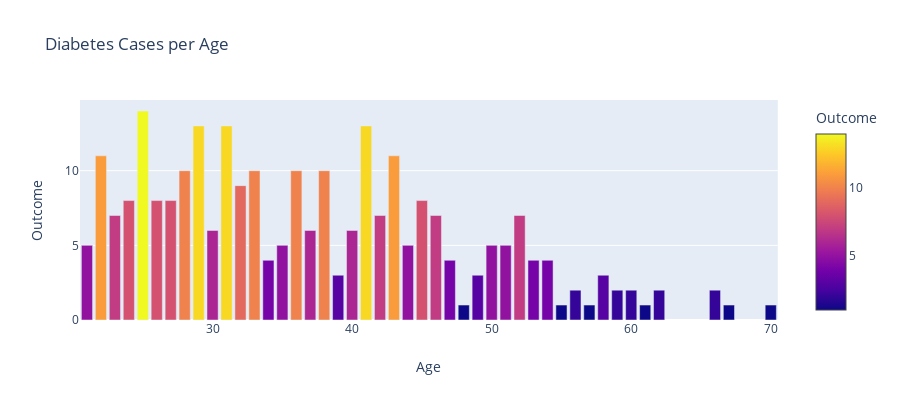

Notebook code for this chart:
### Code cell
diabestes_per_age = df.loc[df.Outcome == 1].groupby(['Age']).Outcome.sum().reset_index()
diabestes_per_age = diabestes_per_age.sort_values(by='Age')

fig = px.bar(diabestes_per_age, x='Age', 
             y='Outcome', 
             title='Diabetes Cases per Age',
             hover_data=['Age', 'Outcome'], 
             color='Outcome', 
             height=400)
fig.show()

### Figure 1 — Plotly figure (JSON) as saved in the notebook; plotly's stock layout.template omitted (floating-point values rounded to 4 significant figures)
{"data": [{"alignmentgroup": "True", "customdata": [[21, 5], [22, 11], [23, 7], [24, 8], [25, 14], [26, 8], [27, 8], [28, 10], [29, 13], [30, 6], [31, 13], [32, 9], [33, 10], [34, 4], [35, 5], [36, 10], [37, 6], [38, 10], [39, 3], [40, 6], [41, 13], [42, 7], [43, 11], [44, 5], [45, 8], [46, 7], [47, 4], [48, 1], [49, 3], [50, 5], [51, 5], [52, 7], [53, 4], [54, 4], [55, 1], [56, 2], [57, 1], [58, 3], [59, 2], [60, 2], [61, 1], [62, 2], [66, 2], [67, 1], [70, 1]], "hoverlabel": {"namelength": 0}, "hovertemplate": "Age=%{customdata[0]}<br>Outcome=%{marker.color}", "legendgroup": "", "marker": {"color": [5, 11, 7, 8, 14, 8, 8, 10, 13, 6, 13, 9, 10, 4, 5, 10, 6, 10, 3, 6, 13, 7, 11, 5, 8, 7, 4, 1, 3, 5, 5, 7, 4, 4, 1, 2, 1, 3, 2, 2, 1, 2, 2, 1, 1], "coloraxis": "coloraxis"}, "name": "", "offsetgroup": "", "orientation": "v", "showlegend": false, "textposition": "auto", "type": "bar", "x": [21, 22, 23, 24, 25, 26, 27, 28, 29, 30, 31, 32, 33, 34, 35, 36, 37, 38, 39, 40, 41, 42, 43, 44, 45, 46, 47, 48, 49, 50, 51, 52, 53, 54, 55, 56, 57, 58, 59, 60, 61, 62, 66, 67, 70], "xaxis": "x", "y": [5, 11, 7, 8, 14, 8, 8, 10, 13, 6, 13, 9, 10, 4, 5, 10, 6, 10, 3, 6, 13, 7, 11, 5, 8, 7, 4, 1, 3, 5, 5, 7, 4, 4, 1, 2, 1, 3, 2, 2, 1, 2, 2, 1, 1], "yaxis": "y"}], "layout": {"barmode": "relative", "coloraxis": {"colorbar": {"title": {"text": "Outcome"}}, "colorscale": [[0, "#0d0887"], [0.1111, "#46039f"], [0.2222, "#7201a8"], [0.3333, "#9c179e"], [0.4444, "#bd3786"], [0.5556, "#d8576b"], [0.6667, "#ed7953"], [0.7778, "#fb9f3a"], [0.8889, "#fdca26"], [1, "#f0f921"]]}, "height": 400, "legend": {"tracegroupgap": 0}, "title": {"text": "Diabetes Cases per Age"}, "xaxis": {"anchor": "y", "domain": [0, 0.98], "title": {"text": "Age"}}, "yaxis": {"anchor": "x", "domain": [0, 1], "title": {"text": "Outcome"}}}}
